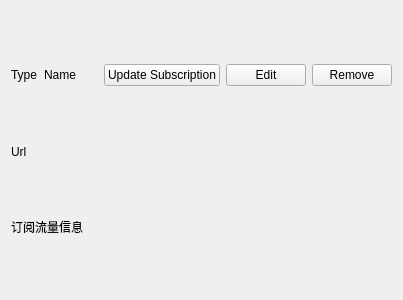
<?xml version="1.0" encoding="UTF-8"?>
<ui version="4.0">
 <class>GroupItem</class>
 <widget class="QWidget" name="GroupItem">
  <property name="geometry">
   <rect>
    <x>0</x>
    <y>0</y>
    <width>403</width>
    <height>300</height>
   </rect>
  </property>
  <property name="sizePolicy">
   <sizepolicy hsizetype="Minimum" vsizetype="Minimum">
    <horstretch>0</horstretch>
    <verstretch>0</verstretch>
   </sizepolicy>
  </property>
  <property name="windowTitle">
   <string notr="true"/>
  </property>
  <layout class="QVBoxLayout" name="verticalLayout">
   <item>
    <layout class="QHBoxLayout" name="horizontalLayout">
     <item>
      <widget class="QLabel" name="type">
       <property name="sizePolicy">
        <sizepolicy hsizetype="Maximum" vsizetype="Maximum">
         <horstretch>0</horstretch>
         <verstretch>0</verstretch>
        </sizepolicy>
       </property>
       <property name="text">
        <string notr="true">Type</string>
       </property>
      </widget>
     </item>
     <item>
      <widget class="QLabel" name="name">
       <property name="sizePolicy">
        <sizepolicy hsizetype="Ignored" vsizetype="Maximum">
         <horstretch>0</horstretch>
         <verstretch>0</verstretch>
        </sizepolicy>
       </property>
       <property name="text">
        <string notr="true">Name</string>
       </property>
      </widget>
     </item>
     <item>
      <widget class="QPushButton" name="update_sub">
       <property name="sizePolicy">
        <sizepolicy hsizetype="Maximum" vsizetype="Fixed">
         <horstretch>0</horstretch>
         <verstretch>0</verstretch>
        </sizepolicy>
       </property>
       <property name="text">
        <string>Update Subscription</string>
       </property>
      </widget>
     </item>
     <item>
      <widget class="QPushButton" name="edit">
       <property name="sizePolicy">
        <sizepolicy hsizetype="Maximum" vsizetype="Fixed">
         <horstretch>0</horstretch>
         <verstretch>0</verstretch>
        </sizepolicy>
       </property>
       <property name="text">
        <string>Edit</string>
       </property>
      </widget>
     </item>
     <item>
      <widget class="QPushButton" name="remove">
       <property name="sizePolicy">
        <sizepolicy hsizetype="Maximum" vsizetype="Fixed">
         <horstretch>0</horstretch>
         <verstretch>0</verstretch>
        </sizepolicy>
       </property>
       <property name="text">
        <string>Remove</string>
       </property>
      </widget>
     </item>
    </layout>
   </item>
   <item>
    <widget class="QLabel" name="url">
     <property name="sizePolicy">
      <sizepolicy hsizetype="Ignored" vsizetype="Maximum">
       <horstretch>0</horstretch>
       <verstretch>0</verstretch>
      </sizepolicy>
     </property>
     <property name="text">
      <string notr="true">Url</string>
     </property>
    </widget>
   </item>
   <item>
    <widget class="QLabel" name="subinfo">
     <property name="sizePolicy">
      <sizepolicy hsizetype="Preferred" vsizetype="Maximum">
       <horstretch>0</horstretch>
       <verstretch>0</verstretch>
      </sizepolicy>
     </property>
     <property name="text">
      <string notr="true">订阅流量信息</string>
     </property>
    </widget>
   </item>
  </layout>
 </widget>
 <resources/>
 <connections/>
</ui>
